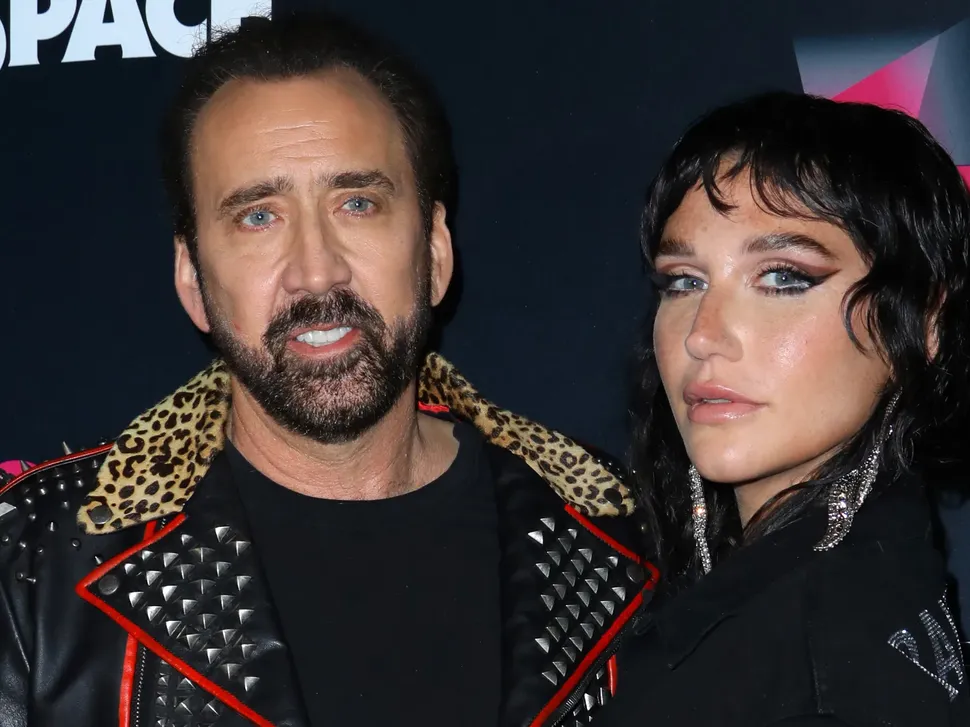
#> input picture test.webp, 970 x 727 px, shrunk from 1700 x 1275 before the run
$ python face_recognition_creating_face_database.py
#> lines starting #> are read from the running program, lines starting #| are printed output that depends on the picture; after the words box and inside, x2 and y2 are one past the last pixel; in counts of white or black regions, pixels touching at a corner belong together
import cv2

haar_file = 'haarcascade_frontalface_default.xml'
face_cascade = cv2.CascadeClassifier(haar_file)

imagename = input('Enter the name of the image : ')
#> the answer given: test.webp
img = cv2.imread(imagename)
#> img is the input picture: shape (727, 970, 3); mean B, G, R 50.6, 50.7, 58.5
personname =  input('Enter the person name:' )
#> the answer given: Aaron.jpg

gray = cv2.cvtColor(img, cv2.COLOR_BGR2GRAY)
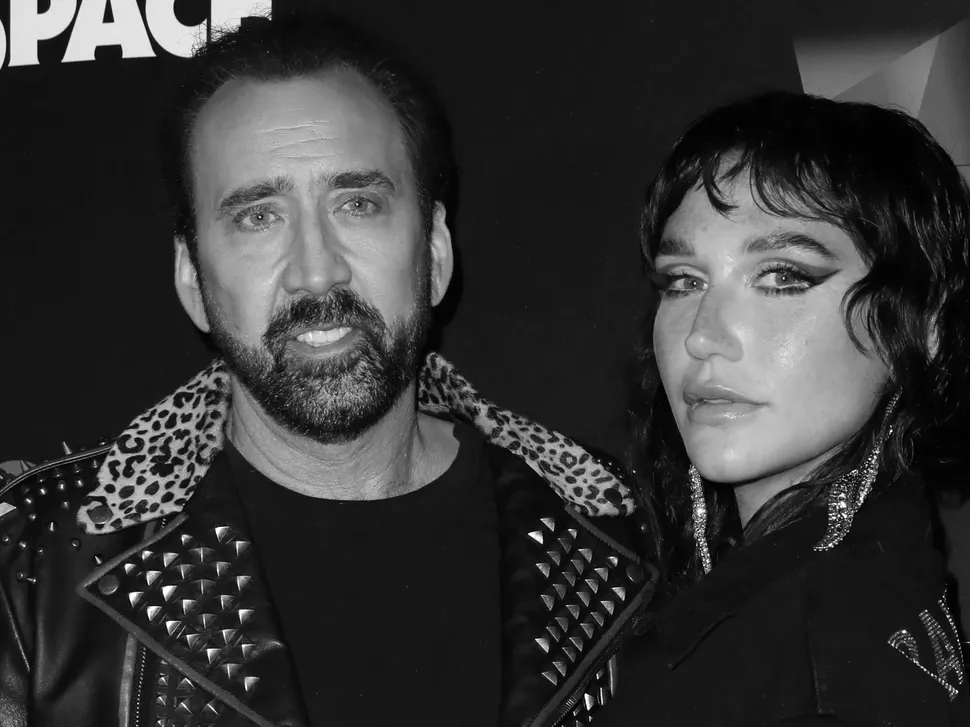
#> gray: shape (727, 970); min 0, max 255, mean 53
faces = face_cascade.detectMultiScale(gray, 1.3, 4)
#> faces = [[598, 193, 273, 273], [155, 86, 314, 314]]
if len(faces) ==1:
    for face in faces:
        x, y, w, h = face

        startpoint=(x,y)
        endpoint=(x+w,y+h)
        color=(255,0,0)

        cropface = img[y-5:y+h+5,x-5:x+w+5]

        cv2.imwrite('saved image/'+personname+'.png',cropface)

        cv2.rectangle(img, startpoint, endpoint, color, 2)
    cv2.imshow('image',img)
    cv2.waitKey(0)
else:
    pass

$ run again, on bush.PNG
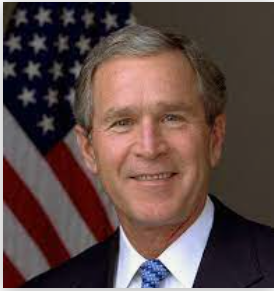
#> input picture bush.PNG, 274 x 291 px
#> img is the input picture: shape (291, 274, 3); mean B, G, R 69.1, 72.5, 93.2
#> `gray = cv2.cvtColor(img, cv2.COLOR_BGR2GRAY)`:
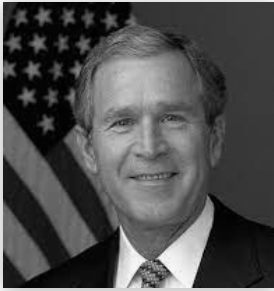
#> gray: shape (291, 274); min 0, max 247, mean 78.3
#> faces = [[68, 62, 145, 145]]
#> the loop `for face in faces:` made 1 pass
#> (x, y, w, h, endpoint, color) on pass 1: (68, 62, 145, 145, (213, 207), (255, 0, 0))
#> after the loop `for face in faces:`:
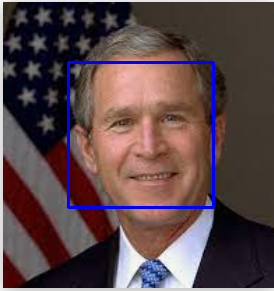
#> img: shape (291, 274, 3); 2.18% of pixels changed, all inside (x1, y1, x2, y2) = (67, 61, 215, 209)

$ run again, on cage.PNG
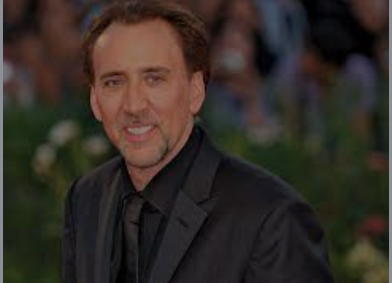
#> input picture cage.PNG, 392 x 283 px
#> img is the input picture: shape (283, 392, 3); mean B, G, R 38.9, 45.1, 52.5
#> `gray = cv2.cvtColor(img, cv2.COLOR_BGR2GRAY)`:
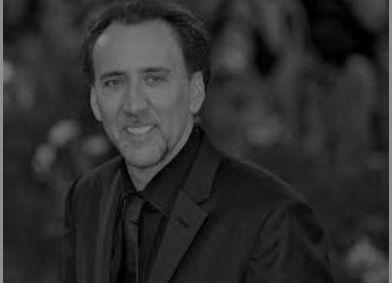
#> gray: shape (283, 392); min 0, max 143, mean 46.6
#> faces = [[74, 30, 125, 125]]
#> the loop `for face in faces:` made 1 pass
#> (x, y, w, h, endpoint, color) on pass 1: (74, 30, 125, 125, (199, 155), (255, 0, 0))
#> after the loop `for face in faces:`:
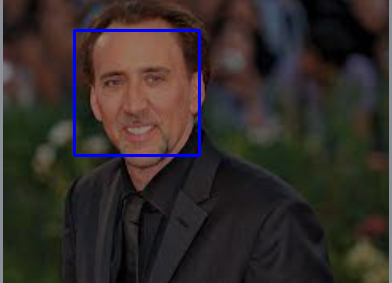
#> img: shape (283, 392, 3); 1.35% of pixels changed, all inside (x1, y1, x2, y2) = (73, 29, 201, 157)

$ run again, on obama.PNG
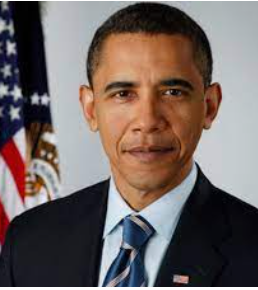
#> input picture obama.PNG, 258 x 290 px
#> img is the input picture: shape (290, 258, 3); mean B, G, R 98.7, 101.9, 114.2
#> `gray = cv2.cvtColor(img, cv2.COLOR_BGR2GRAY)`:
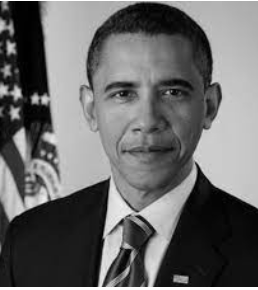
#> gray: shape (290, 258); min 0, max 255, mean 105.2
#> faces = [[77, 38, 140, 140]]
#> the loop `for face in faces:` made 1 pass
#> (x, y, w, h, endpoint, color) on pass 1: (77, 38, 140, 140, (217, 178), (255, 0, 0))
#> after the loop `for face in faces:`:
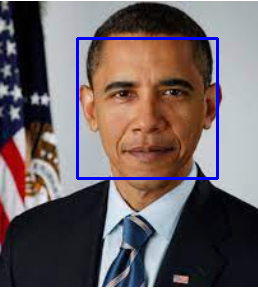
#> img: shape (290, 258, 3); 2.24% of pixels changed, all inside (x1, y1, x2, y2) = (76, 37, 219, 180)
